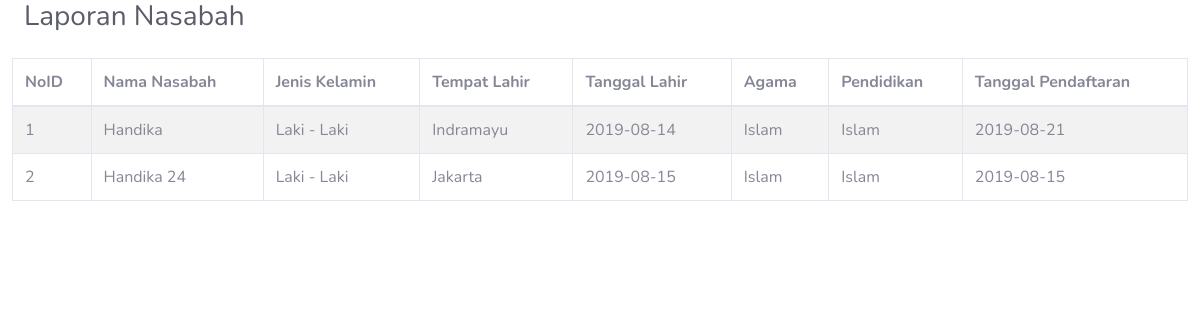
Before: /admin/laporan_nasabah.php with the older database file.
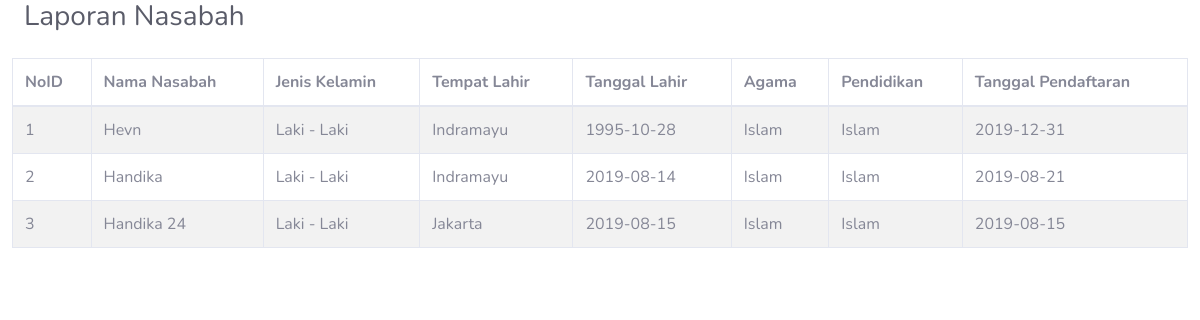
After: the same page with the newer database file.
### tables this page shows
CREATE TABLE `nasabah` (
  `noidnasabah` varchar(21) NOT NULL,
  `namanasabah` varchar(35) NOT NULL,
  `jeniskelaminnasabah` varchar(11) NOT NULL,
  `tempatlahirnasabah` varchar(35) NOT NULL,
  `tanggallahirnasabah` date NOT NULL,
  `agamanasabah` varchar(7) NOT NULL,
  `pendidikannasabah` varchar(7) NOT NULL,
  `tanggalpendaftaran` date NOT NULL
);

### function.php (called while the page is built, shortened)
<?php
function tampilData($tabel, $key = null){
    if (!$key == null) {
        $query = "SELECT *, sum($key) as total FROM $tabel";
        $mysqli = Database::getInstance()->getConnection();
        $result = $mysqli->query($query);
        while($d=mysqli_fetch_array($result)){
            $data[] =$d;
        }
    }else{
        $query = "SELECT * FROM $tabel";
        $mysqli = Database::getInstance()->getConnection();
        $result = $mysqli->query($query);
        while($d=mysqli_fetch_array($result)){
            $data[] =$d;
        }
    }
    return $data ?? '';
}
function cekData($tabel){
    $query = "SELECT * FROM $tabel";
    $mysqli = Database::getInstance()->getConnection();
    $result = $mysqli->query($query);
    if ($result->num_rows == 0) {
        return true;
    }else {
        return false;
    }
}
?>

### admin/laporan_nasabah.php (the view, shortened to what this page needs)
<?php
include '../function.php';
?>
<head>
<link href="../assets/css/all.min.css" rel="stylesheet" type="text/css">
<link href="../assets/css/sb-admin-2.min.css" rel="stylesheet">
</head>
        <div class="container-fluid">
          <div class="d-sm-flex align-items-center justify-content-between mb-4">
            <h1 class="h3 mb-0 text-gray-800">Laporan Nasabah</h1>
          </div>
          <div class="row">
            <table id="nasabah" class="table table-striped table-bordered" style="width:100%">
              <thead>
                  <tr>
                      <th>NoID</th>
                      <th>Nama Nasabah</th>
                      <th>Jenis Kelamin</th>
                      <th>Tempat Lahir</th>
                      <th>Tanggal Lahir</th>
                      <th>Agama</th>
                      <th>Pendidikan</th>
                      <th>Tanggal Pendaftaran</th>
                  </tr>
              </thead>
              <tbody>
              <?php
              if (cekData("nasabah") == true) {
              }else {
                $no = 1;
                foreach (tampilData("nasabah") as $d) {
                  ?>
                    <tr>
                        <td><?= $no++ ?></td>
                        <td><?= $d['namanasabah']; ?></td>
                        <td><?= $d['jeniskelaminnasabah']; ?></td>
                        <td><?= $d['tempatlahirnasabah']; ?></td>
                        <td><?= $d['tanggallahirnasabah']; ?></td>
                        <td><?= $d['agamanasabah']; ?></td>
                        <td><?= $d['agamanasabah']; ?></td>
                        <td><?= $d['tanggalpendaftaran']; ?></td>
                    </tr>
                <?php
                  }
                ?>
              <?php
              }
              ?>
              </tbody>
            </table>
          </div>
        </div>

Changed rows visible on the page:
added nasabah: namanasabah "Hevn", jeniskelaminnasabah "Laki - Laki", tempatlahirnasabah "Indramayu", tanggallahirnasabah "1995-10-28", agamanasabah "Islam", tanggalpendaftaran "2019-12-31"
